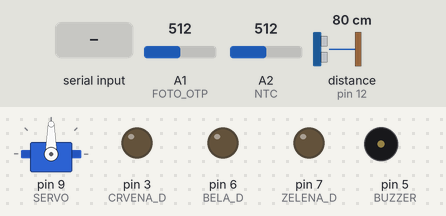
Simulated run of this sketch. Board: Arduino Uno, built with avr-gcc and run on an emulated ATmega328P. On the bench: servo, output pins drawn as LEDs (lit = HIGH), buzzer (waves = sounding). The test bench sets the inputs (shaded band); at power-on: distance to the obstacle (sensor on pin 12) 80 cm, A1 (FOTO_OTP) = 512, A2 (NTC) = 512. The echo pulse lasts 58.3 µs per cm; pins used as bus, display or sensor lines are not drawn.

Above: at 1.2 s.
1.3 s: "u" received over Serial
At 1.8 s:
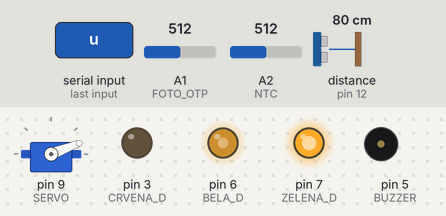
2.8 s: distance to the obstacle (sensor on pin 12) set to 2 cm
At 4.0 s:
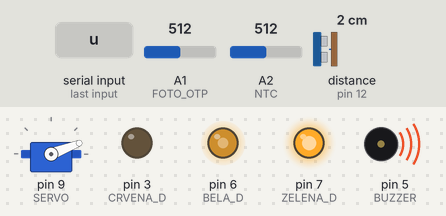
4.3 s: A1 (FOTO_OTP) set to 716
At 5.5 s:
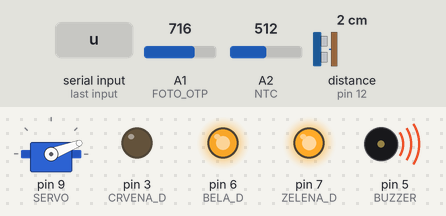
5.8 s: A2 (NTC) set to 716
At 6.1 s:
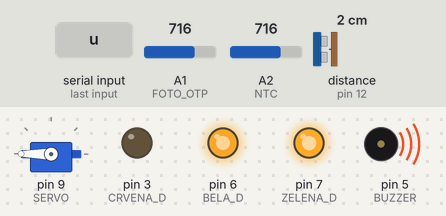
7.3 s: distance to the obstacle (sensor on pin 12) set to 18 cm
At 8.4 s:
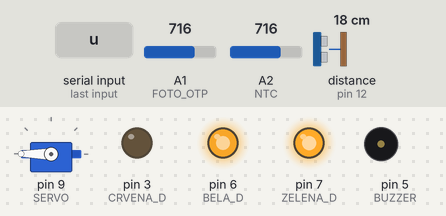
8.8 s: A1 (FOTO_OTP) set to 741
10.3 s: A1 (FOTO_OTP) set to 753
At 11.7 s:
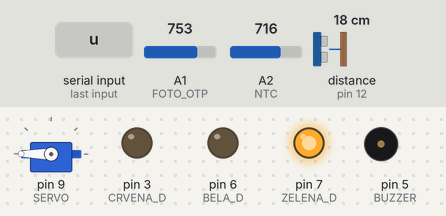
Timing chart, 0 to 12.8 s (numbered marks = the images above; inputs shaded):
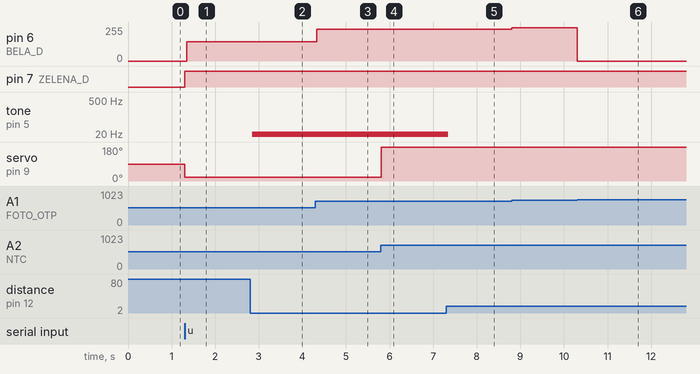

Measured:
- after the input at 1.3 s, pin 6 (BELA_D): 0/255 → 144/255 after 0.05 s; pin 7 (ZELENA_D): LOW → HIGH at once; servo on pin 9 (SERVO): 90° → 21° at once
- after the input at 2.8 s, tone on pin 5 (BUZZER): silent → 10 Hz after 0.05 s
- after the input at 4.3 s, pin 6 (BELA_D): 144/255 → 239/255 at once
- after the input at 5.8 s, servo on pin 9 (SERVO): 21° → 180° at once
- after the input at 7.3 s, tone on pin 5 (BUZZER): 10 Hz → silent after 0.05 s
- after the input at 8.8 s, pin 6 (BELA_D): 239/255 → 250/255 at once
- after the input at 10.3 s, pin 6 (BELA_D): 250/255 → 0/255 at once

The sketch:

PMS_2_domaci.ino
```cpp
#include<Servo.h>

const int FOTO_OTP=A1;
const int BELA_D=6;
int svetlost;

double vreme;
double rastojanje;
const int TRIGGER=11;
const int ECHO=12;
const int BUZZER=5;

Servo motor;
const int NTC=A2;
const int SERVO=9;
int temperatura;

const int CRVENA_D=3;
const int ZELENA_D=7;

enum stanje {pocetno,ulazak,alarm};
stanje trenutno_stanje;
char podatak;

void setup() {
  Serial.begin(9600);

  pinMode(ZELENA_D,OUTPUT);
  pinMode(CRVENA_D,OUTPUT);
  pinMode(BELA_D,OUTPUT);    //pin za pametna svetla
  pinMode(TRIGGER,OUTPUT);   //pinovi za pametnu garazu
  pinMode(ECHO,INPUT);
  pinMode(BUZZER,OUTPUT);

  motor.attach(SERVO);          //pin za klima uredjaj

  trenutno_stanje=pocetno;
  digitalWrite(BELA_D,LOW);
  digitalWrite(CRVENA_D,LOW);
  digitalWrite(ZELENA_D,LOW);
}

void loop() {
  if (Serial.available()>0 && trenutno_stanje==pocetno){
      podatak=char(Serial.read());
      if (podatak=='u'){    //unesena je ispravna sifra i omgucen ulazak u kucu
        digitalWrite(ZELENA_D,HIGH);
        trenutno_stanje=ulazak;
      }
      else if(podatak=='a'){
        trenutno_stanje=alarm;
      }

  }
  else if (trenutno_stanje==alarm){   //stalno ce ulaziti u ovo stanje pa ce dioda da treperi
        tone(BUZZER,10);
        digitalWrite(CRVENA_D,HIGH);
        delay(500);
        digitalWrite(CRVENA_D,LOW);
        delay(500);
  }
  else if (trenutno_stanje==ulazak){        // USLI SMO U KUCU
                                            // ***klima uredjaj***
    temperatura=analogRead(NTC);
    temperatura=map(temperatura,500,600,0,180); //temperatura se skalira na ugao od 0 do 180 stepeni
    motor.write(temperatura);
    delay(50); //daje se vreme motoru da promeni polozaj(u milisekundama)
                                            // ***pametna svetla***
    svetlost=analogRead(FOTO_OTP);
    svetlost=map(svetlost,200,750,0,255);
    analogWrite(BELA_D,svetlost);
                                           // ***pametna garaza***
    digitalWrite(TRIGGER,LOW); //obezbedjujemo nulu na pocetku
    delayMicroseconds(2);
    digitalWrite(TRIGGER,HIGH); //pravimo visok naponski nivo trajanja 10us
    delayMicroseconds(10);
    digitalWrite(TRIGGER,LOW);

    vreme=pulseIn(ECHO,HIGH); // vraca trajanje visokog naponskog nivoa u us

    rastojanje=vreme*0.034/2; //0.034=brzina zvuka u cm/us

   if (rastojanje<10)
     tone(BUZZER,10);
   else
     noTone(BUZZER);
  }
}
```
